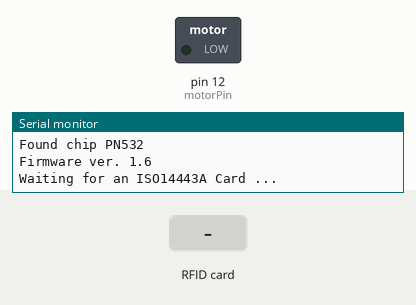
The sketch below on a simulated Arduino Leonardo, built with avr-gcc and run on an emulated ATmega32U4. On the bench: switched loads named in the sketch (green lamp = pin HIGH), the last lines printed to the serial monitor. The inputs (shaded band) are chosen by the test bench.

Above: at 1.2 s.
1.3 s: RFID card 5E 7A 19 C4 held to the reader
At 2.1 s:
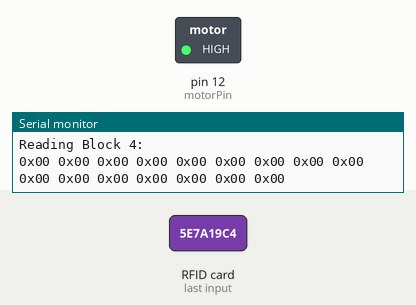
Timing chart, 0 to 4.3 s (numbered marks = the images above; inputs shaded):
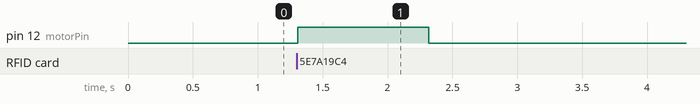

Measured:
- after the input at 1.3 s, pin 12 (motorPin): LOW → HIGH at once, → LOW 1.0 s later

The sketch:

readCard.ino
```cpp
#include <Wire.h>
#include <SPI.h>
#include <Adafruit_PN532.h>
int motorPin=12;

//PINOUT FOR SPI COMMUNICATION
#define PN532_SCK  (2)
#define PN532_MOSI (3)
#define PN532_SS   (4)
#define PN532_MISO (5)


// Use this line for a breakout with a software SPI connection (recommended):
Adafruit_PN532 nfc(PN532_SCK, PN532_MISO, PN532_MOSI, PN532_SS);

#define Serial Serial

void setup(void) {
  #ifndef ESP8266
    while (!Serial); // for Leonardo/Micro/Zero
  #endif
  Serial.begin(9600);
  Serial.println("Hello!");
  pinMode(motorPin,OUTPUT);
  nfc.begin();

  uint32_t versiondata = nfc.getFirmwareVersion();
  if (! versiondata) {
    Serial.print("Didn't find PN53x board");
    while (1); // halt
  }
  // Got ok data, print it out!
  Serial.print("Found chip PN5"); Serial.println((versiondata>>24) & 0xFF, HEX);
  Serial.print("Firmware ver. "); Serial.print((versiondata>>16) & 0xFF, DEC);
  Serial.print('.'); Serial.println((versiondata>>8) & 0xFF, DEC);

  // configure board to read RFID tags
  nfc.SAMConfig();

  Serial.println("Waiting for an ISO14443A Card ...");
}


void loop(void) {
  uint8_t success;
  uint8_t uid[] = { 0, 0, 0, 0, 0, 0, 0 };  // Buffer to store the returned UID
  uint8_t uidLength;                        // Length of the UID (4 or 7 bytes depending on ISO14443A card type)


  success = nfc.readPassiveTargetID(PN532_MIFARE_ISO14443A, uid, &uidLength);

  if (success) {
    // Display some basic information about the card

    digitalWrite(motorPin,HIGH);
    delay(500);
    Serial.println("Found an ISO14443A card");
    Serial.print("  UID Length: ");Serial.print(uidLength, DEC);Serial.println(" bytes");
    Serial.print("  UID Value: ");
    //nfc.PrintHex(uid, uidLength);
    Serial.println("");

    if (uidLength == 4)
    {
      // We probably have a Mifare Classic card ...
      Serial.println("Seems to be a Mifare Classic card (4 byte UID)");

      // Now we need to try to authenticate it for read/write access
      // Try with the factory default KeyA: 0xFF 0xFF 0xFF 0xFF 0xFF 0xFF
      Serial.println("Trying to authenticate block 4 with default KEYA value");
      uint8_t keya[6] = { 0xFF, 0xFF, 0xFF, 0xFF, 0xFF, 0xFF };
      uint8_t keyb[6] = { 0xD3, 0xF7, 0xD3, 0xF7, 0xD3, 0xF7 };


      success = nfc.mifareclassic_AuthenticateBlock(uid, uidLength, 4, 0, keya);

      if (success)
      {
        Serial.println("Sector 1 (Blocks 4..7) has been authenticated");
        uint8_t data[16];


        //memcpy(data, (const uint8_t[]){ 'w', 'e', 'l', 'c', 'o', 'm', 'e', ',', 'f', 'r', 'i', 'e', 'n', 'd', '!', 0 }, sizeof data);
        success = nfc.mifareclassic_WriteDataBlock (4, data);

        // Try to read the contents of block 4
        success = nfc.mifareclassic_ReadDataBlock(4, data);

        if (success)
        {
          // Data seems to have been read ... spit it out
          Serial.println("Reading Block 4:");
          nfc.PrintHexChar(data, 16);
          Serial.println("");

          // Wait a bit before reading the card again
          delay(500);
        }
        else
        {
          Serial.println("Authentication failed: trying NDEF.....");
          success = nfc.mifareclassic_AuthenticateBlock (uid, uidLength, 4, 0, keyb);
          if (success)
          {
            // Data seems to have been read ... spit it out
            Serial.println("Reading Block 4:");
            nfc.PrintHexChar(data, 16);
            Serial.println("");

            // Wait a bit before reading the card again
            delay(1000);
        }

        }
      }
      else
      {
        Serial.println("READ DATA FAILED: neither RAW nor NDEF");
      }
    }
    digitalWrite(motorPin,LOW);
    delay(500);
  }
}
```
